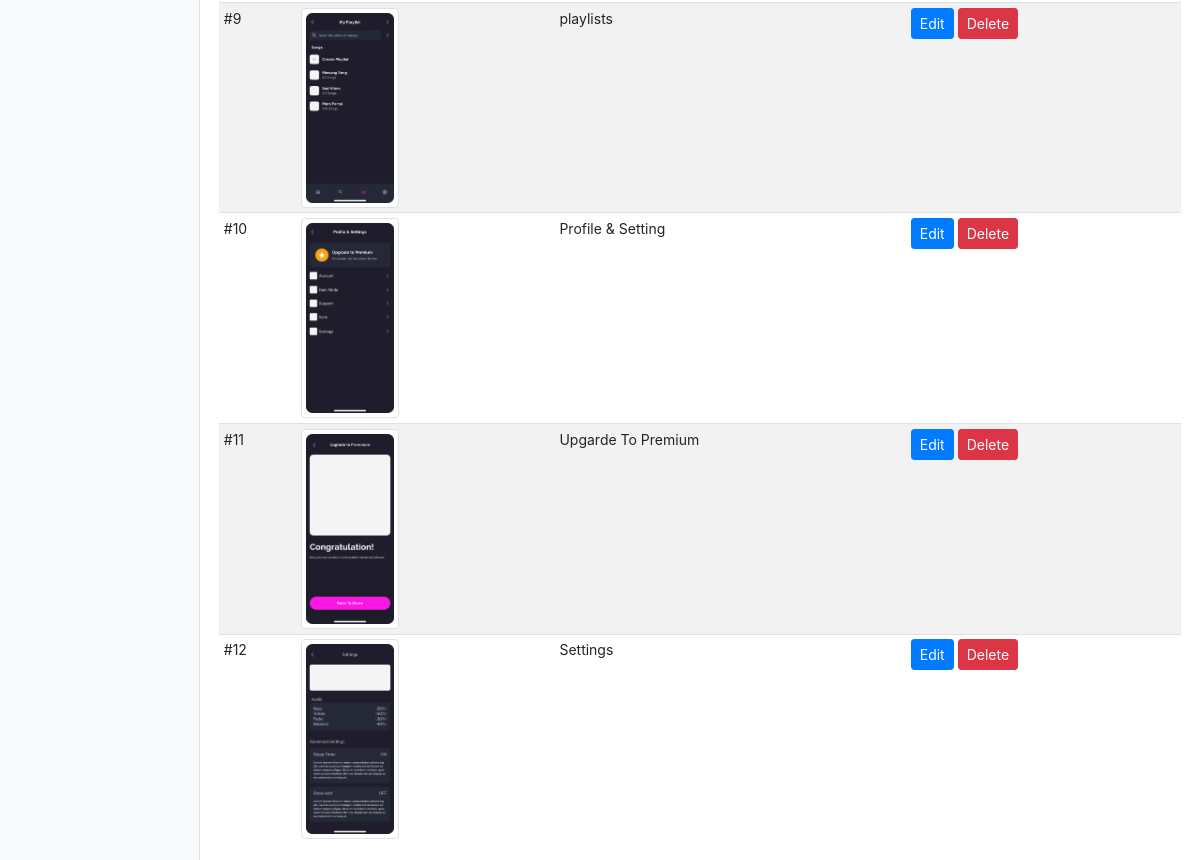
/admin/?editpreview=true (signed in, lower part), run on an earlier commit of the app's database.
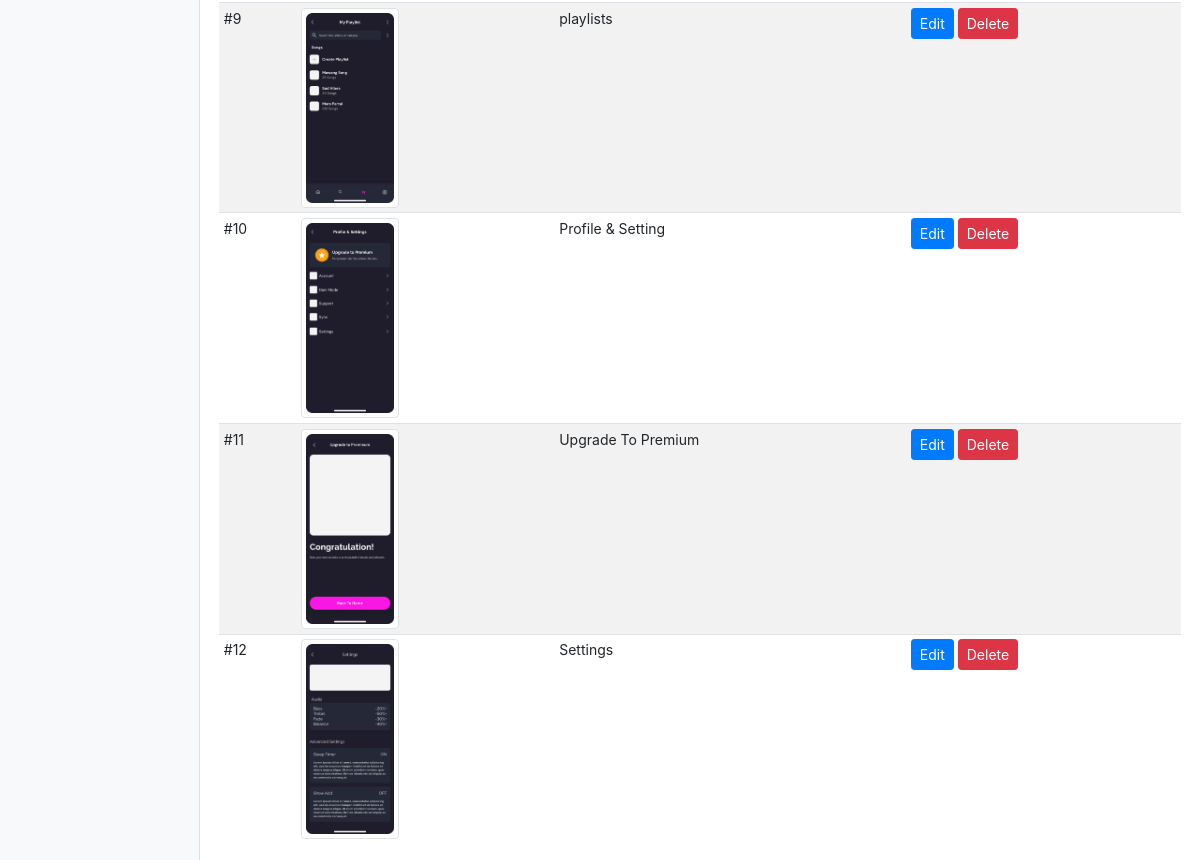
And on a later commit of the database.
### tables this page shows
CREATE TABLE `preview_setup` (
  `id` int(11) NOT NULL,
  `view_name` varchar(250) NOT NULL,
  `view_pic` varchar(250) NOT NULL
);

### admin/php/preview.php (the view, shortened to what this page needs)
<form method="post" action="php/upreview.php" enctype="multipart/form-data">
    <div class="form-row">
        </form>
        <table class="table table-striped table-sm">
            <tbody>
                <?php
$query2="SELECT * FROM preview_setup";
$queryrun2=mysqli_query($db,$query2);
$count=1;
while($data2=mysqli_fetch_array($queryrun2)){
    ?>
                <tr>
                        <td>#<?=$count?></td>
                        <td><img src="../assets/img/<?=$data2['view_pic']?>" class="oo img-thumbnail"></td>
                        <td><?=$data2['view_name']?></td>
                        <td>
                            <button
                                type="button"
                                class="btn btn-primary btn-sm"
                                data-toggle="modal"
                                data-target="#modal<?=$data2['id']?>">
                                Edit
                            </button>
                            <a href="php/upreview.php?del=<?=$data2['id']?>">
                                <button
                                    type="button"
                                    class="btn btn-danger btn-sm"
                                    data-toggle="modal"
                                    data-target="#exampleModal">
                                    Delete
                                </button>
                            </a>
                        </td>
                    </tr>
                    <?php $count++;
} ?>
                </tbody>
            </table>

### admin/index.php (shortened to what this page needs)
<?php
include('../include/db.php');
?>
<!doctype html>
<html lang="en">
    <head>
        <link href="assets/dist/css/bootstrap.css" rel="stylesheet">
        <link href="css/dashboard.css" rel="stylesheet">
    </head>
    <body>
        <div class="container-fluid">
            <div class="row">
                <nav
                    id="sidebarMenu"
                    class="col-md-3 col-lg-2 d-md-block bg-light sidebar collapse">
                </nav>
                <main role="main" class="col-md-9 ml-sm-auto col-lg-10 px-md-4">
                <?php
     if(isset($_GET['edithome'])){
     include('php/home.php');
      }else if(isset($_GET['edithome'])){
         include('php/home.php');
      }else if(isset($_GET['editinformation'])){
          include('php/information.php');
      }else if(isset($_GET['editfeature'])){
       include('php/feature.php');
      }else if(isset($_GET['editpremium'])){
        include('php/premium.php');
      }else if(isset($_GET['editpreview'])){
      include('php/preview.php');
      }else if(isset($_GET['editseo'])){
         include('php/seo.php');
      }else if(isset($_GET['editprofile'])){ ?>
                    <h2>Edit Profile</h2>
                    <?php
         if(isset($_GET['msg'])){
  if($_GET['msg']=='updated'){
      ?>
                    <div class="alert alert-success text-center" role="alert">
                        Successfully Updated !
                    </div>
                    <?php
  }
 }
?>
                <?php }else{
         include('php/welcome.php');
     } ?>
                </main>
            </div>
        </div>
    </body>
</html>

### admin/css/dashboard.css (style rules this page uses)
body { font-size: .875rem; }
.sidebar { position: fixed; top: 0; bottom: 0; left: 0; z-index: 100; padding: 48px 0 0; box-shadow: inset -1px 0 0 rgba(0, 0, 0, .1); }

### admin/index.php (style rules this page uses)
.collapse { display: none; list-style: none; padding-left: 10px; }
.oo { height: 200px; }

What changed in the data, as far as the page shows it:
changed preview_setup: view_name "Upgarde To Premium" → "Upgrade To Premium"
